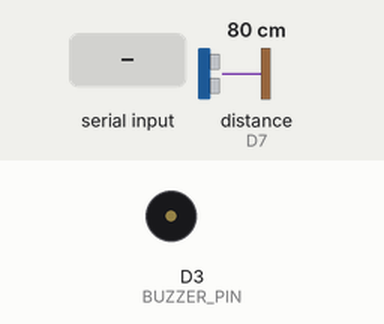
This sketch was run on a simulated ESP8266 (NodeMCU). Parts: buzzer (waves = sounding, pin HIGH). Wiring (inferred from the names in the program): ultrasonic range finder: trigger D6; echo D7. The test bench sets the inputs (shaded band); at power-on: distance to the obstacle (sensor on D7) 80 cm. The echo pulse lasts 58.3 µs per cm; WiFi joins after 1.5 s; servers stay silent unless stated; pins used as bus, display or sensor lines are not drawn; what the sketch prints to the serial monitor is not drawn.

Above: at 3.2 s.
3.3 s: distance to the obstacle (sensor on D7) set to 25 cm
11.5 s: distance to the obstacle (sensor on D7) set to 20 cm
At 11.9 s:
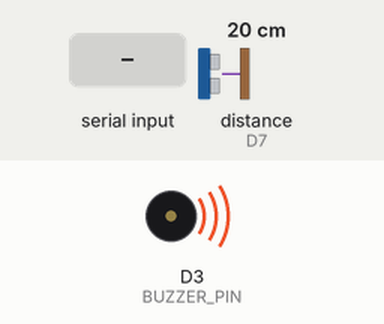
15.0 s: "$GPGGA\n" received over Serial
At 15.11 s:
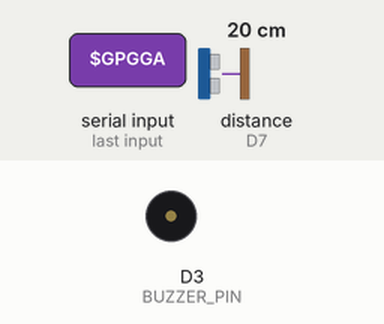
18.5 s: "$GPGGA\n" received over the second serial link
At 20.8 s:
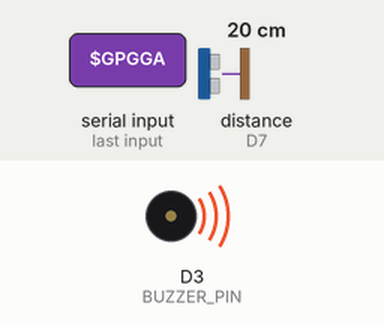
22.0 s: ",\n" received over Serial
At 22.54 s:
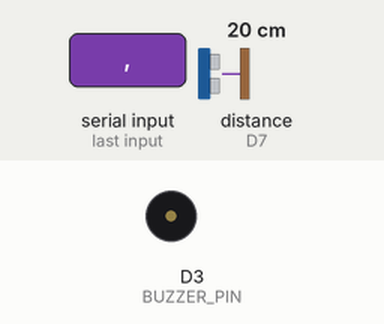
25.5 s: ",\n" received over the second serial link
Timing chart, 0 to 28.5 s (numbered marks = the images above; inputs shaded):
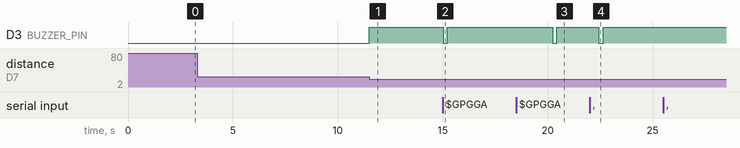

The sketch:

prakash.ino
```cpp
#include <ESP8266WiFi.h>
#include <WiFiClientSecure.h>
#include <ArduinoJson.h>
#include <SoftwareSerial.h>

// WiFi Credentials
const char* ssid = "KEVIN";
const char* password = "12345678";

// Telegram Bot Credentials
const char* botToken = "7762005747:AAG5Z5HASp739noe7Jeibxe-dJx57ZzgHyI";
const char* chatId = "1478399823";

WiFiClientSecure client;
const char* telegramHost = "api.telegram.org";

// Hardware Pins
#define TRIG_PIN D6
#define ECHO_PIN D7
#define BUZZER_PIN D3
#define GPS_TX D4
#define GPS_RX D5

SoftwareSerial gpsSerial(GPS_TX, GPS_RX); // GPS Communication

// Timing Variables
long lastCheck = 0;
int checkInterval = 5000;
long lastGPSUpdate = 0;
int gpsUpdateInterval = 10000;  // 5 minutes (300000ms)

void setup() {
    Serial.begin(115200);
    gpsSerial.begin(9600);
    pinMode(TRIG_PIN, OUTPUT);
    pinMode(ECHO_PIN, INPUT);
    pinMode(BUZZER_PIN, OUTPUT);

    Serial.println("Connecting to WiFi...");
    WiFi.begin(ssid, password);
    while (WiFi.status() != WL_CONNECTED) {
        delay(1000);
        Serial.print(".");
    }
    Serial.println("\nWiFi Connected!");

    client.setInsecure();
}

void loop() {
    if (Serial.available()) {
        String message = Serial.readStringUntil('\n');
        message.trim();
        if (message.length() > 0) {
            sendMessageToTelegram(message);
        }
    }


    // Check for obstacle detection
    if (detectObstacle()) {
        Serial.println("Obstacle detected within 20cm!");
        digitalWrite(BUZZER_PIN, HIGH);
        delay(500);
        digitalWrite(BUZZER_PIN, LOW);
    }

    // Send GPS location every 5 minutes
    if (millis() - lastGPSUpdate > gpsUpdateInterval) {
        lastGPSUpdate = millis();
        sendGPSLocationToTelegram();
    }
}

// Function to Send Message to Telegram
void sendMessageToTelegram(String text) {
    if (WiFi.status() != WL_CONNECTED) {
        Serial.println("WiFi not connected!");
        return;
    }

    client.connect(telegramHost, 443);

    String url = "/bot" + String(botToken) + "/sendMessage?chat_id=" + String(chatId) + "&text=" + text;
    client.print(String("GET ") + url + " HTTP/1.1\r\n" +
                 "Host: " + telegramHost + "\r\n" +
                 "Connection: close\r\n\r\n");

    Serial.println("Message sent to Telegram: " + text);
}


// Function to Detect Obstacles
bool detectObstacle() {
    digitalWrite(TRIG_PIN, LOW);
    delayMicroseconds(2);
    digitalWrite(TRIG_PIN, HIGH);
    delayMicroseconds(10);
    digitalWrite(TRIG_PIN, LOW);

    long duration = pulseIn(ECHO_PIN, HIGH);
    int distance = duration * 0.034 / 2; // Convert time to distance

    Serial.print("Distance: ");
    Serial.print(distance);
    Serial.println(" cm");

    return (distance > 0 && distance <= 20); // Obstacle detected within 20 cm
}

// Function to Get GPS Location and Send to Telegram
void sendGPSLocationToTelegram() {
    String gpsData = getGPSData();
    if (gpsData != "") {
        sendMessageToTelegram("📍 GPS Location: " + gpsData);
    } else {
              // sendMessageToTelegram("📍 Person Lost");
        Serial.println("GPS data not available.");
    }
}


String getGPSData() {
    String gpsString = "";
    while (gpsSerial.available()) {
        char c = gpsSerial.read();
        gpsString += c;
    }
        Serial.println(gpsString);


    if (gpsString.indexOf("$GPGGA") != -1) {
        int start = gpsString.indexOf("$GPGGA");
        int end = gpsString.indexOf("\n", start);
        String gpggaData = gpsString.substring(start, end);

        Serial.println("Raw GPS Data: " + gpggaData);

        String lat = extractGPSValue(gpggaData, 2);  // Latitude
        String lon = extractGPSValue(gpggaData, 4);  // Longitude

        return lat + "," + lon;
    }
    return "";
}

String extractGPSValue(String data, int index) {
    int commaCount = 0;
    int startIndex = 0;
    int endIndex = 0;

    for (int i = 0; i < data.length(); i++) {
        if (data[i] == ',') {
            commaCount++;
            if (commaCount == index) {
                startIndex = i + 1;
            } else if (commaCount == index + 1) {
                endIndex = i;
                break;
            }
        }
    }
    return data.substring(startIndex, endIndex);
}
```

Measured:
- the behaviour switches between 22 and 21 cm on distance to the obstacle (sensor on D7) (found by bisection; images 0 and 1)
- after the input at 11.5 s, D3 (BUZZER_PIN): LOW → HIGH at once
- after the input at 15.0 s, D3 (BUZZER_PIN): HIGH → LOW at once, → HIGH 0.20 s later
- after the input at 18.5 s, D3 (BUZZER_PIN): HIGH → LOW after 1.7 s, → HIGH 0.20 s later
- after the input at 22.0 s, D3 (BUZZER_PIN): HIGH → LOW after 0.45 s, → HIGH 0.20 s later
